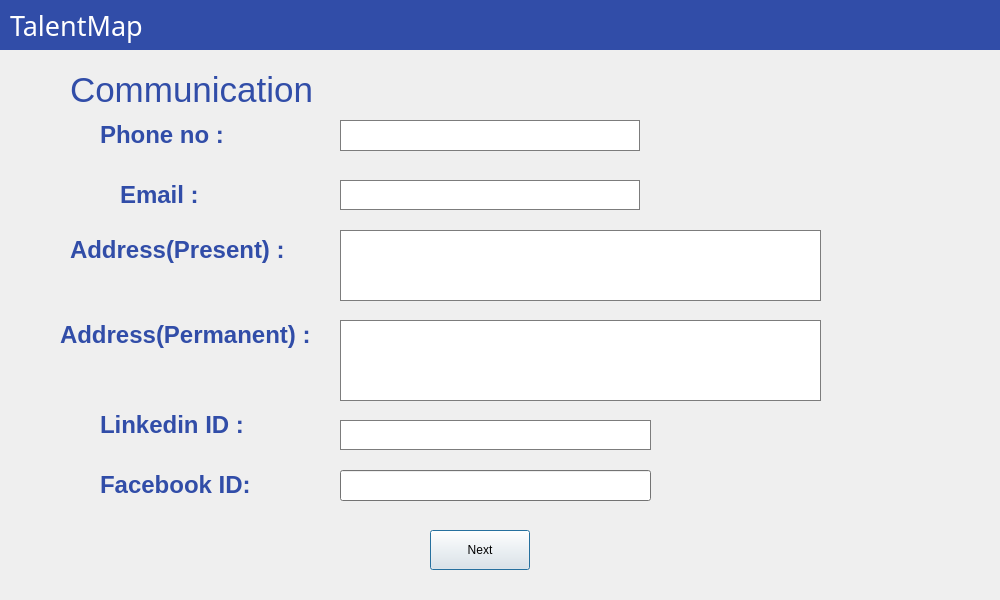
<?xml version="1.0" encoding="UTF-8"?>
<ui version="4.0">
 <class>Dialog</class>
 <widget class="QDialog" name="Dialog">
  <property name="geometry">
   <rect>
    <x>0</x>
    <y>0</y>
    <width>1000</width>
    <height>600</height>
   </rect>
  </property>
  <property name="windowTitle">
   <string>TalentMap</string>
  </property>
  <property name="windowOpacity">
   <double>1.000000000000000</double>
  </property>
  <property name="autoFillBackground">
   <bool>false</bool>
  </property>
  <widget class="QWidget" name="widget" native="true">
   <property name="geometry">
    <rect>
     <x>0</x>
     <y>0</y>
     <width>1000</width>
     <height>50</height>
    </rect>
   </property>
   <property name="palette">
    <palette>
     <active>
      <colorrole role="Base">
       <brush brushstyle="SolidPattern">
        <color alpha="255">
         <red>255</red>
         <green>255</green>
         <blue>255</blue>
        </color>
       </brush>
      </colorrole>
      <colorrole role="Window">
       <brush brushstyle="SolidPattern">
        <color alpha="255">
         <red>49</red>
         <green>77</green>
         <blue>168</blue>
        </color>
       </brush>
      </colorrole>
     </active>
     <inactive>
      <colorrole role="Base">
       <brush brushstyle="SolidPattern">
        <color alpha="255">
         <red>255</red>
         <green>255</green>
         <blue>255</blue>
        </color>
       </brush>
      </colorrole>
      <colorrole role="Window">
       <brush brushstyle="SolidPattern">
        <color alpha="255">
         <red>49</red>
         <green>77</green>
         <blue>168</blue>
        </color>
       </brush>
      </colorrole>
     </inactive>
     <disabled>
      <colorrole role="Base">
       <brush brushstyle="SolidPattern">
        <color alpha="255">
         <red>49</red>
         <green>77</green>
         <blue>168</blue>
        </color>
       </brush>
      </colorrole>
      <colorrole role="Window">
       <brush brushstyle="SolidPattern">
        <color alpha="255">
         <red>49</red>
         <green>77</green>
         <blue>168</blue>
        </color>
       </brush>
      </colorrole>
     </disabled>
    </palette>
   </property>
   <property name="autoFillBackground">
    <bool>true</bool>
   </property>
   <widget class="QLabel" name="label">
    <property name="geometry">
     <rect>
      <x>10</x>
      <y>0</y>
      <width>171</width>
      <height>51</height>
     </rect>
    </property>
    <property name="font">
     <font>
      <family>STCaiyun</family>
     </font>
    </property>
    <property name="text">
     <string>&lt;html&gt;&lt;head/&gt;&lt;body&gt;&lt;p&gt;&lt;span style=&quot; font-size:20pt; color:#ffffff;&quot;&gt;TalentMap&lt;/span&gt;&lt;/p&gt;&lt;/body&gt;&lt;/html&gt;</string>
    </property>
   </widget>
  </widget>
  <widget class="QWidget" name="widget_2" native="true">
   <property name="geometry">
    <rect>
     <x>0</x>
     <y>50</y>
     <width>1000</width>
     <height>550</height>
    </rect>
   </property>
   <property name="palette">
    <palette>
     <active>
      <colorrole role="Base">
       <brush brushstyle="SolidPattern">
        <color alpha="255">
         <red>255</red>
         <green>255</green>
         <blue>255</blue>
        </color>
       </brush>
      </colorrole>
      <colorrole role="Window">
       <brush brushstyle="SolidPattern">
        <color alpha="255">
         <red>161</red>
         <green>161</green>
         <blue>161</blue>
        </color>
       </brush>
      </colorrole>
     </active>
     <inactive>
      <colorrole role="Base">
       <brush brushstyle="SolidPattern">
        <color alpha="255">
         <red>255</red>
         <green>255</green>
         <blue>255</blue>
        </color>
       </brush>
      </colorrole>
      <colorrole role="Window">
       <brush brushstyle="SolidPattern">
        <color alpha="255">
         <red>161</red>
         <green>161</green>
         <blue>161</blue>
        </color>
       </brush>
      </colorrole>
     </inactive>
     <disabled>
      <colorrole role="Base">
       <brush brushstyle="SolidPattern">
        <color alpha="255">
         <red>161</red>
         <green>161</green>
         <blue>161</blue>
        </color>
       </brush>
      </colorrole>
      <colorrole role="Window">
       <brush brushstyle="SolidPattern">
        <color alpha="255">
         <red>161</red>
         <green>161</green>
         <blue>161</blue>
        </color>
       </brush>
      </colorrole>
     </disabled>
    </palette>
   </property>
   <widget class="QLabel" name="label_2">
    <property name="geometry">
     <rect>
      <x>70</x>
      <y>-10</y>
      <width>391</width>
      <height>101</height>
     </rect>
    </property>
    <property name="styleSheet">
     <string notr="true">font: 8pt &quot;STHupo&quot;;</string>
    </property>
    <property name="text">
     <string>&lt;html&gt;&lt;head/&gt;&lt;body&gt;&lt;p&gt;&lt;span style=&quot; font-size:26pt; color:#314da8;&quot;&gt;Communication&lt;/span&gt;&lt;/p&gt;&lt;/body&gt;&lt;/html&gt;</string>
    </property>
    <property name="textFormat">
     <enum>Qt::AutoText</enum>
    </property>
   </widget>
   <widget class="QPushButton" name="pushButton6">
    <property name="geometry">
     <rect>
      <x>430</x>
      <y>480</y>
      <width>100</width>
      <height>40</height>
     </rect>
    </property>
    <property name="text">
     <string>Next</string>
    </property>
   </widget>
   <widget class="QLineEdit" name="Facebookbox6">
    <property name="geometry">
     <rect>
      <x>340</x>
      <y>420</y>
      <width>311</width>
      <height>31</height>
     </rect>
    </property>
   </widget>
   <widget class="QLabel" name="label_3">
    <property name="geometry">
     <rect>
      <x>70</x>
      <y>180</y>
      <width>261</width>
      <height>41</height>
     </rect>
    </property>
    <property name="text">
     <string>&lt;html&gt;&lt;head/&gt;&lt;body&gt;&lt;p&gt;&lt;span style=&quot; font-size:18pt; font-weight:600; color:#314da8;&quot;&gt;Address(Present) :&lt;/span&gt;&lt;/p&gt;&lt;/body&gt;&lt;/html&gt;</string>
    </property>
   </widget>
   <widget class="QLabel" name="label_4">
    <property name="geometry">
     <rect>
      <x>100</x>
      <y>70</y>
      <width>161</width>
      <height>31</height>
     </rect>
    </property>
    <property name="text">
     <string>&lt;html&gt;&lt;head/&gt;&lt;body&gt;&lt;p&gt;&lt;span style=&quot; font-size:18pt; font-weight:600; color:#314da8;&quot;&gt;Phone no :&lt;/span&gt;&lt;/p&gt;&lt;/body&gt;&lt;/html&gt;</string>
    </property>
   </widget>
   <widget class="QLabel" name="label_5">
    <property name="geometry">
     <rect>
      <x>120</x>
      <y>130</y>
      <width>171</width>
      <height>31</height>
     </rect>
    </property>
    <property name="text">
     <string>&lt;html&gt;&lt;head/&gt;&lt;body&gt;&lt;p&gt;&lt;span style=&quot; font-size:18pt; font-weight:600; color:#314da8;&quot;&gt;Email :&lt;/span&gt;&lt;/p&gt;&lt;/body&gt;&lt;/html&gt;</string>
    </property>
   </widget>
   <widget class="QTextEdit" name="Phonebox6">
    <property name="geometry">
     <rect>
      <x>340</x>
      <y>70</y>
      <width>300</width>
      <height>31</height>
     </rect>
    </property>
   </widget>
   <widget class="QTextBrowser" name="Emailbox6">
    <property name="geometry">
     <rect>
      <x>340</x>
      <y>130</y>
      <width>300</width>
      <height>30</height>
     </rect>
    </property>
   </widget>
   <widget class="QLabel" name="label_6">
    <property name="geometry">
     <rect>
      <x>60</x>
      <y>270</y>
      <width>271</width>
      <height>31</height>
     </rect>
    </property>
    <property name="text">
     <string>&lt;html&gt;&lt;head/&gt;&lt;body&gt;&lt;p&gt;&lt;span style=&quot; font-size:18pt; font-weight:600; color:#314da8;&quot;&gt;Address(Permanent) :&lt;/span&gt;&lt;/p&gt;&lt;/body&gt;&lt;/html&gt;</string>
    </property>
   </widget>
   <widget class="QLabel" name="label_7">
    <property name="geometry">
     <rect>
      <x>100</x>
      <y>360</y>
      <width>161</width>
      <height>31</height>
     </rect>
    </property>
    <property name="text">
     <string>&lt;html&gt;&lt;head/&gt;&lt;body&gt;&lt;p&gt;&lt;span style=&quot; font-size:18pt; font-weight:600; color:#314da8;&quot;&gt;Linkedin ID :&lt;/span&gt;&lt;/p&gt;&lt;/body&gt;&lt;/html&gt;</string>
    </property>
   </widget>
   <widget class="QLabel" name="label_8">
    <property name="geometry">
     <rect>
      <x>100</x>
      <y>420</y>
      <width>161</width>
      <height>31</height>
     </rect>
    </property>
    <property name="text">
     <string>&lt;html&gt;&lt;head/&gt;&lt;body&gt;&lt;p&gt;&lt;span style=&quot; font-size:18pt; font-weight:600; color:#314da8;&quot;&gt;Facebook ID:&lt;/span&gt;&lt;/p&gt;&lt;/body&gt;&lt;/html&gt;</string>
    </property>
   </widget>
   <widget class="QTextBrowser" name="Presentaddress6">
    <property name="geometry">
     <rect>
      <x>340</x>
      <y>180</y>
      <width>481</width>
      <height>71</height>
     </rect>
    </property>
   </widget>
   <widget class="QTextBrowser" name="Permanentaddress6">
    <property name="geometry">
     <rect>
      <x>340</x>
      <y>270</y>
      <width>481</width>
      <height>81</height>
     </rect>
    </property>
   </widget>
   <widget class="QTextBrowser" name="Linkedinbox6">
    <property name="geometry">
     <rect>
      <x>340</x>
      <y>370</y>
      <width>311</width>
      <height>30</height>
     </rect>
    </property>
   </widget>
  </widget>
 </widget>
 <resources/>
 <connections/>
</ui>
